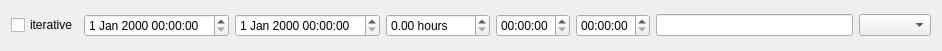
<?xml version="1.0" encoding="UTF-8"?>
<ui version="4.0">
 <class>AccountItem</class>
 <widget class="QWidget" name="AccountItem">
  <property name="geometry">
   <rect>
    <x>0</x>
    <y>0</y>
    <width>942</width>
    <height>51</height>
   </rect>
  </property>
  <property name="windowTitle">
   <string>Account</string>
  </property>
  <layout class="QHBoxLayout" name="horizontalLayout">
   <item>
    <widget class="QCheckBox" name="iterativeCheckBox">
     <property name="text">
      <string>iterative</string>
     </property>
    </widget>
   </item>
   <item>
    <widget class="QDateTimeEdit" name="startDateTimeEdit">
     <property name="toolTip">
      <string>&lt;html&gt;&lt;head/&gt;&lt;body&gt;&lt;p&gt;start time&lt;/p&gt;&lt;/body&gt;&lt;/html&gt;</string>
     </property>
     <property name="calendarPopup">
      <bool>false</bool>
     </property>
    </widget>
   </item>
   <item>
    <widget class="QDateTimeEdit" name="endDateTimeEdit">
     <property name="toolTip">
      <string>&lt;html&gt;&lt;head/&gt;&lt;body&gt;&lt;p&gt;end time&lt;/p&gt;&lt;/body&gt;&lt;/html&gt;</string>
     </property>
    </widget>
   </item>
   <item>
    <widget class="QDoubleSpinBox" name="amountSpinBox">
     <property name="suffix">
      <string> hours</string>
     </property>
     <property name="maximum">
      <double>9999.989999999999782</double>
     </property>
    </widget>
   </item>
   <item>
    <widget class="QTimeEdit" name="startTimeEdit"/>
   </item>
   <item>
    <widget class="QTimeEdit" name="endTimeEdit"/>
   </item>
   <item>
    <widget class="QLineEdit" name="nameLineEdit"/>
   </item>
   <item>
    <widget class="QComboBox" name="typeComboBox"/>
   </item>
  </layout>
 </widget>
 <resources/>
 <connections/>
</ui>
